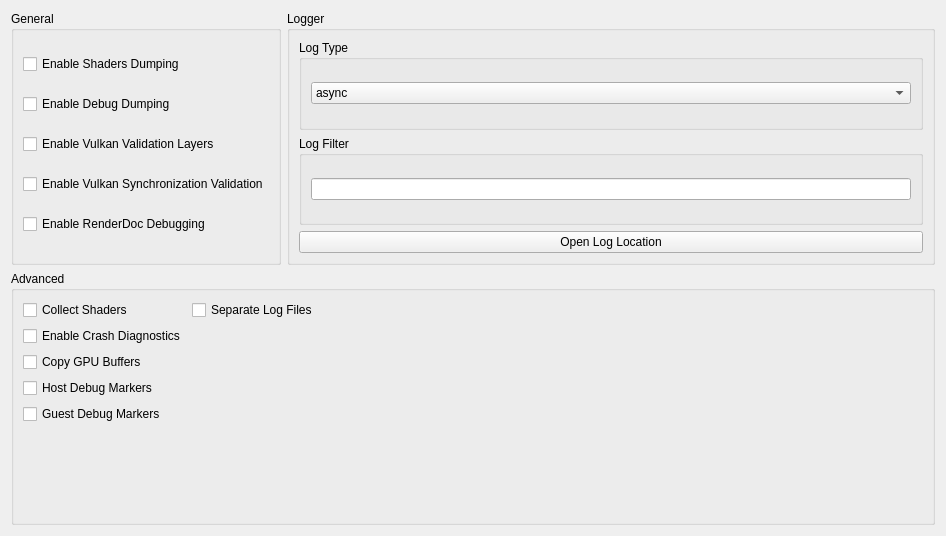
      <widget class="QWidget" name="debugTabContents">
       <property name="geometry">
        <rect>
         <x>0</x>
         <y>0</y>
         <width>946</width>
         <height>536</height>
        </rect>
       </property>
       <layout class="QVBoxLayout" name="debugTabVLayout" stretch="0,0">
        <item>
         <layout class="QHBoxLayout" name="horizontalLayout_5">
          <property name="leftMargin">
           <number>0</number>
          </property>
          <property name="topMargin">
           <number>0</number>
          </property>
          <item>
           <layout class="QHBoxLayout" name="debugTabHLayout" stretch="0">
            <item>
             <widget class="QGroupBox" name="debugTabGroupBox">
              <property name="enabled">
               <bool>true</bool>
              </property>
              <property name="title">
               <string>General</string>
              </property>
              <property name="alignment">
               <set>Qt::AlignmentFlag::AlignLeading|Qt::AlignmentFlag::AlignLeft|Qt::AlignmentFlag::AlignTop</set>
              </property>
              <layout class="QVBoxLayout" name="debugTabLayout">
               <item>
                <widget class="QCheckBox" name="dumpShadersCheckBox">
                 <property name="text">
                  <string>Enable Shaders Dumping</string>
                 </property>
                </widget>
               </item>
               <item>
                <widget class="QCheckBox" name="debugDump">
                 <property name="text">
                  <string>Enable Debug Dumping</string>
                 </property>
                </widget>
               </item>
               <item>
                <widget class="QCheckBox" name="vkValidationCheckBox">
                 <property name="text">
                  <string>Enable Vulkan Validation Layers</string>
                 </property>
                </widget>
               </item>
               <item>
                <widget class="QCheckBox" name="vkSyncValidationCheckBox">
                 <property name="text">
                  <string>Enable Vulkan Synchronization Validation</string>
                 </property>
                </widget>
               </item>
               <item>
                <widget class="QCheckBox" name="rdocCheckBox">
                 <property name="text">
                  <string>Enable RenderDoc Debugging</string>
                 </property>
                </widget>
               </item>
              </layout>
             </widget>
            </item>
           </layout>
          </item>
          <item>
           <layout class="QVBoxLayout" name="loggerTabLayoutRight">
            <item>
             <widget class="QGroupBox" name="loggerGroupBox">
              <property name="title">
               <string>Logger</string>
              </property>
              <layout class="QVBoxLayout" name="loggerLayout">
               <item>
                <widget class="QWidget" name="LogTypeWidget" native="true">
                 <layout class="QVBoxLayout" name="LogTypeLayout">
                  <property name="leftMargin">
                   <number>0</number>
                  </property>
                  <property name="topMargin">
                   <number>0</number>
                  </property>
                  <property name="rightMargin">
                   <number>0</number>
                  </property>
                  <property name="bottomMargin">
                   <number>0</number>
                  </property>
                  <item>
                   <widget class="QGroupBox" name="logTypeGroupBox">
                    <property name="title">
                     <string>Log Type</string>
                    </property>
                    <layout class="QVBoxLayout" name="logTypeBoxLayout">
                     <item>
                      <widget class="QComboBox" name="logTypeComboBox">
                       <item>
                        <property name="text">
                         <string>async</string>
                        </property>
                       </item>
                       <item>
                        <property name="text">
                         <string>sync</string>
                        </property>
                       </item>
                      </widget>
                     </item>
                    </layout>
                   </widget>
                  </item>
                 </layout>
                </widget>
               </item>
               <item>
                <layout class="QVBoxLayout" name="vLayoutLogFilter">
                 <property name="spacing">
                  <number>6</number>
                 </property>
                 <property name="leftMargin">
                  <number>0</number>
                 </property>
                 <item>
                  <layout class="QHBoxLayout" name="hLayoutLogFilter">
                   <item>
                    <widget class="QGroupBox" name="logFilter">
                     <property name="title">
                      <string>Log Filter</string>
                     </property>
                     <layout class="QVBoxLayout" name="logFilterLayout">
                      <item>
                       <widget class="QLineEdit" name="logFilterLineEdit"/>
                      </item>
                     </layout>
                    </widget>
                   </item>
                  </layout>
                 </item>
                </layout>
               </item>
               <item>
                <widget class="QPushButton" name="OpenLogLocationButton">
                 <property name="text">
                  <string>Open Log Location</string>
                 </property>
                </widget>
               </item>
              </layout>
             </widget>
            </item>
           </layout>
          </item>
         </layout>
        </item>
        <item>
         <widget class="QGroupBox" name="advancedGroupBox">
          <property name="sizePolicy">
           <sizepolicy hsizetype="Preferred" vsizetype="Preferred">
            <horstretch>0</horstretch>
            <verstretch>0</verstretch>
           </sizepolicy>
          </property>
          <property name="title">
           <string>Advanced</string>
          </property>
          <property name="alignment">
           <set>Qt::AlignmentFlag::AlignLeading|Qt::AlignmentFlag::AlignLeft|Qt::AlignmentFlag::AlignTop</set>
          </property>
          <layout class="QVBoxLayout" name="advancedLayout">
           <item>
            <layout class="QFormLayout" name="formLayout">
             <item row="0" column="0">
              <widget class="QCheckBox" name="collectShaderCheckBox">
               <property name="text">
                <string>Collect Shaders</string>
               </property>
              </widget>
             </item>
             <item row="2" column="0">
              <widget class="QCheckBox" name="copyGPUBuffersCheckBox">
               <property name="text">
                <string>Copy GPU Buffers</string>
               </property>
              </widget>
             </item>
             <item row="1" column="0">
              <widget class="QCheckBox" name="crashDiagnosticsCheckBox">
               <property name="text">
                <string>Enable Crash Diagnostics</string>
               </property>
              </widget>
             </item>
             <item row="3" column="0">
              <widget class="QCheckBox" name="hostMarkersCheckBox">
               <property name="text">
                <string>Host Debug Markers</string>
               </property>
              </widget>
             </item>
             <item row="4" column="0">
              <widget class="QCheckBox" name="guestMarkersCheckBox">
               <property name="text">
                <string>Guest Debug Markers</string>
               </property>
              </widget>
             </item>
             <item row="0" column="1">
              <widget class="QCheckBox" name="separateLogFilesCheckbox">
               <property name="text">
                <string>Separate Log Files</string>
               </property>
              </widget>
             </item>
            </layout>
           </item>
          </layout>
         </widget>
        </item>
       </layout>
      </widget>
